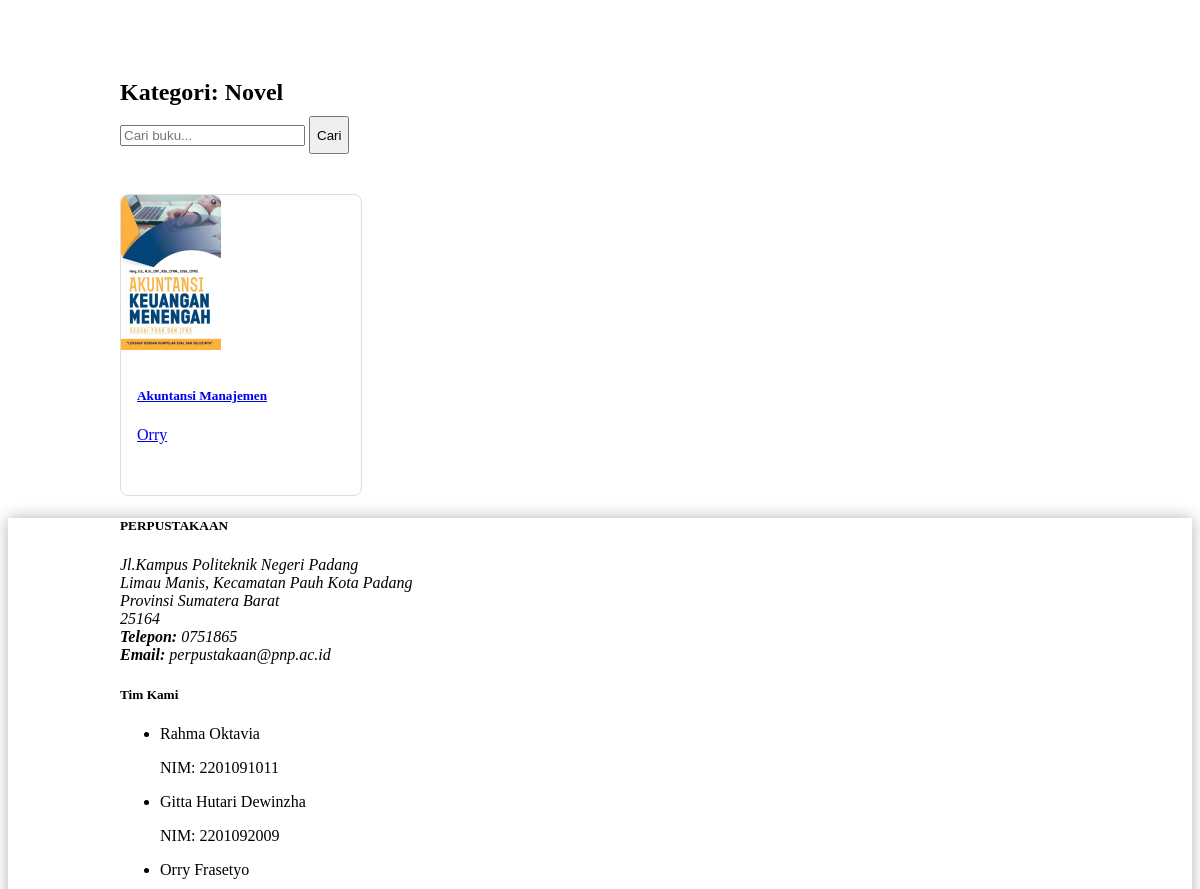
The page /book-category.php?category_id=8 (upper part) on the database as committed earlier.
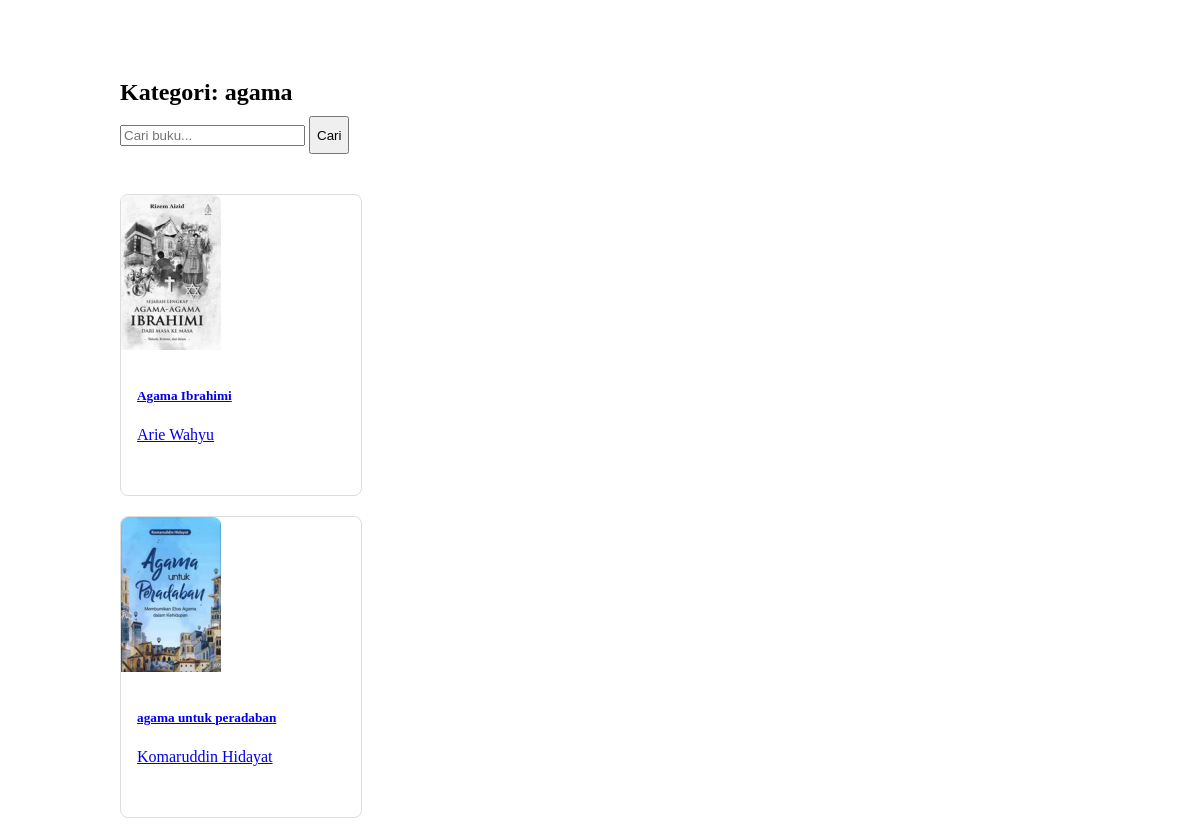
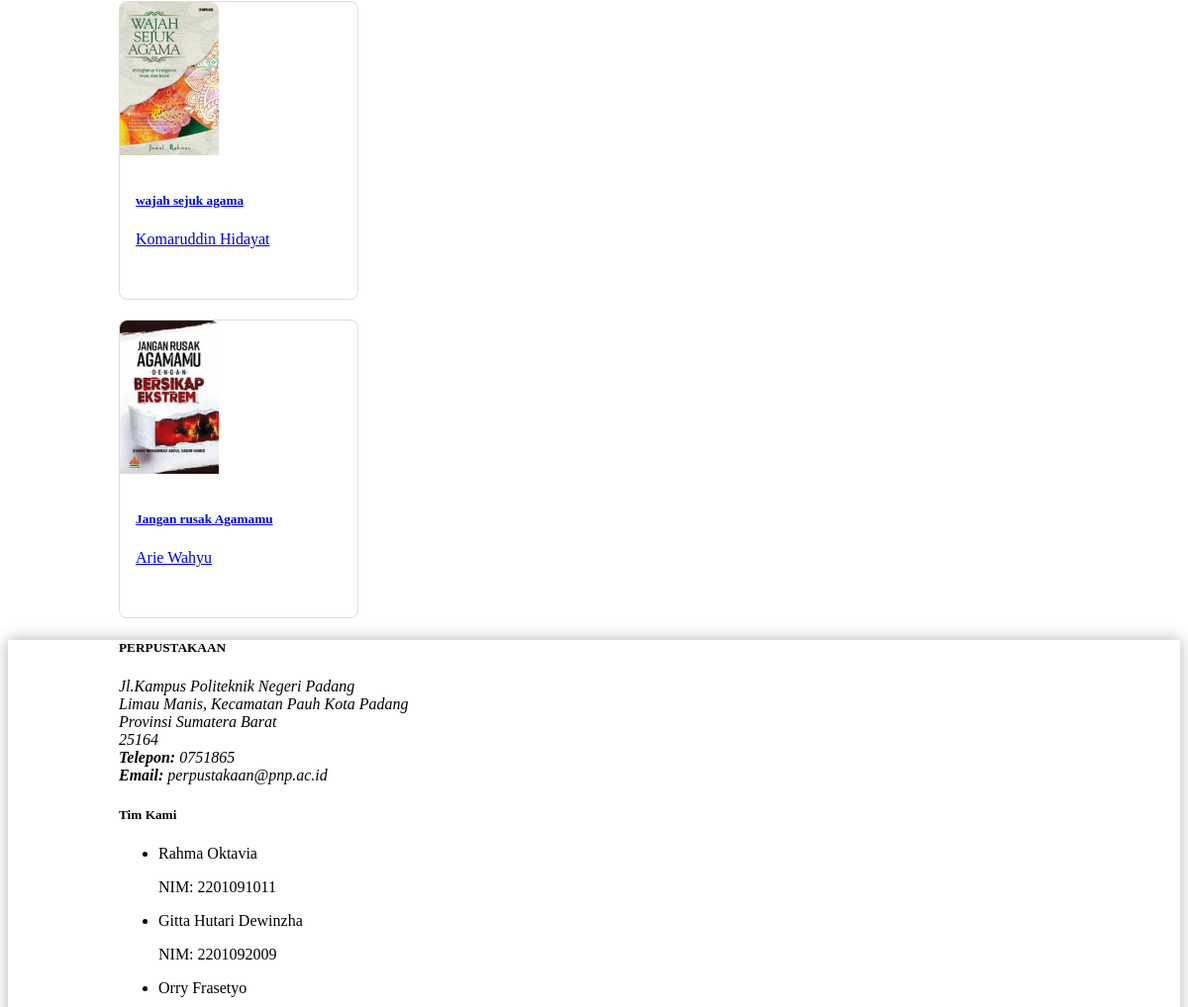
The same page on the database as committed later (2 pictures, top to bottom).
### tables this page shows
CREATE TABLE `categories` (
  `id_kategori` int(11) NOT NULL,
  `nama_kategori` varchar(64) NOT NULL,
  `keterangan` varchar(12) NOT NULL
);

CREATE TABLE `books` (
  `kode_buku` varchar(13) NOT NULL,
  `isbn` varchar(25) NOT NULL,
  `judul` varchar(64) NOT NULL,
  `category_id` int(11) NOT NULL,
  `pengarang_id` int(11) NOT NULL,
  `penerbit_id` int(11) NOT NULL,
  `available_books` int(12) NOT NULL,
  `total_books` int(12) NOT NULL,
  `sampul` varchar(100) NOT NULL
);

CREATE TABLE `pengarang` (
  `id_pengarang` int(11) NOT NULL,
  `nama_pengarang` varchar(64) NOT NULL,
  `tgl_lahir` varchar(25) NOT NULL,
  `alamat` text NOT NULL,
  `email` varchar(64) NOT NULL,
  `telepon` varchar(15) NOT NULL,
  `referensi` text NOT NULL
);

### book-category.php (the view, shortened to what this page needs)
<?php
include 'koneksi.php';
if (isset($_GET['category_id'])) {
    $category_id = $_GET['category_id'];
    $search = isset($_POST['cari']) ? $_POST['cari'] : '';
    $stmt = $db->prepare("SELECT books.*, categories.nama_kategori, pengarang.nama_pengarang
                         FROM books
                         INNER JOIN categories ON books.category_id = categories.id_kategori
                         LEFT JOIN pengarang ON books.pengarang_id = pengarang.id_pengarang
                         WHERE books.category_id = ? AND (books.judul LIKE ? OR pengarang.nama_pengarang LIKE ?)");
    $searchTerm = "%$search%";
    $stmt->bind_param('iss', $category_id, $searchTerm, $searchTerm);
    $stmt->execute();
    $result = $stmt->get_result();
} else {
    header("Location: index.php?page=bookcategory");
    exit();
}
?>
<div class="container mt-4">
    <h2 class="category-title">
        <?php
        $stmt_category = $db->prepare("SELECT nama_kategori FROM categories WHERE id_kategori = ?");
        $stmt_category->bind_param('i', $category_id);
        $stmt_category->execute();
        $category_name = $stmt_category->get_result()->fetch_assoc()['nama_kategori'];
        echo "Kategori: " . $category_name;
        ?>
    </h2>
    <form action="" method="POST" class="d-flex justify-content-end mt-5">
        <div class="input-group mb-1">
            <input type="text" class="form-control" placeholder="Cari buku..." name="cari" value="<?= isset($_POST['cari']) ? $_POST['cari'] : '' ?>">
            <button class="btn btn-outline-secondary" type="submit" style="height: 38px;">Cari</button>
        </div>
    </form>
<section class="book-list-by-category">
    <div class="container">
        <?php if (!empty($result)) : ?>
            <div class="row gx-4">
                <?php foreach ($result as $book) : ?>
                    <div class="col-md-3 mb-4">
                        <div class="card h-100">
                            <a href="index.php?page=detail-buku&kode_buku=<?= $book['kode_buku'] ?>" class="card-link">
                                <img src="berkas/resized_<?= $book['sampul'] ?>" class="card-img-top img-fluid" alt="Sampul Buku">
                                <div class="card-body">
                                    <h5 class="card-title"><?= $book['judul'] ?></h5>
                                    <p class="card-text">
                                        <?php
                                        if (!empty($book['nama_pengarang'])) {
                                            echo $book['nama_pengarang'];
                                        } else {
                                            echo "Nama Pengarang Tidak Tersedia";
                                        }
                                        ?>
                                    </p>
                                </div>
                            </div>
                    </div>
                <?php endforeach; ?>
            </div>
        <?php else : ?>
            <div class="alert alert-info mt-3" role="alert">
                Tidak ada hasil pencarian buku.
            </div>
        <?php endif; ?>
    </div>
</section>
</div>
<footer class="bg-steelblue text-white p-5">
  <div class="container">
    <div class="row">
      <div class="col-md-4">
        <h5>PERPUSTAKAAN</h5>
        <address style="color: black; display: block;">
          Jl.Kampus Politeknik Negeri Padang<br>
          Limau Manis, Kecamatan Pauh Kota Padang<br>
          Provinsi Sumatera Barat<br>
          25164<br>
          <strong>Telepon:</strong> 0751865<br>
          <strong>Email:</strong> perpustakaan@pnp.ac.id
        </address>
      </div>
      <div class="col-md-4">
        <h5 style="color: black;">Tim Kami</h5>
        <ul class="list-unstyled" style="color: black;">
          <li>Rahma Oktavia</li>
          <p>NIM: 2201091011</p>
          <li>Gitta Hutari Dewinzha</li>
          <p>NIM: 2201092009 </p>
          <li>Orry Frasetyo</li>
        </ul>
      </div>
    </div>
  </div>
</footer>

### book-category.php (style rules this page uses)
.book-list-by-category { margin-top: 40px; }
.category-title { font-size: 1.5rem; margin-bottom: 10px; margin-top: 15px; }
.book-list-by-category .card { width: 18rem; height: 300px; max-width: 100%; border: 1px solid #ddd; border-radius: 8px; transition: transform 0.2s; }
.book-list-by-category .card img { max-width: 100%; height: auto; border-radius: 8px 8px 0 0; }
.book-list-by-category .card-body { padding: 1rem; }
.book-list-by-category .col-md-3 { width: 25%; margin-bottom: 20px; }
.container { max-width: 960px; margin: 0 auto; }
footer { box-shadow: 0px 0px 15px rgba(0, 0, 0, 0.3); z-index: 2; }

Rows that differ between the two databases and show on the page:
removed books: sampul (picture), judul "Akuntansi Manajemen", pengarang.nama_pengarang "Orry"
changed categories: nama_kategori "Novel" → "agama"
added books: sampul (picture), judul "Agama Ibrahimi", pengarang.nama_pengarang "Arie Wahyu"
added books: sampul (picture), judul "agama untuk peradaban", pengarang.nama_pengarang "Komaruddin Hidayat"
added books: sampul (picture), judul "wajah sejuk agama", pengarang.nama_pengarang "Komaruddin Hidayat"
added books: sampul (picture), judul "Jangan rusak Agamamu", pengarang.nama_pengarang "Arie Wahyu"
